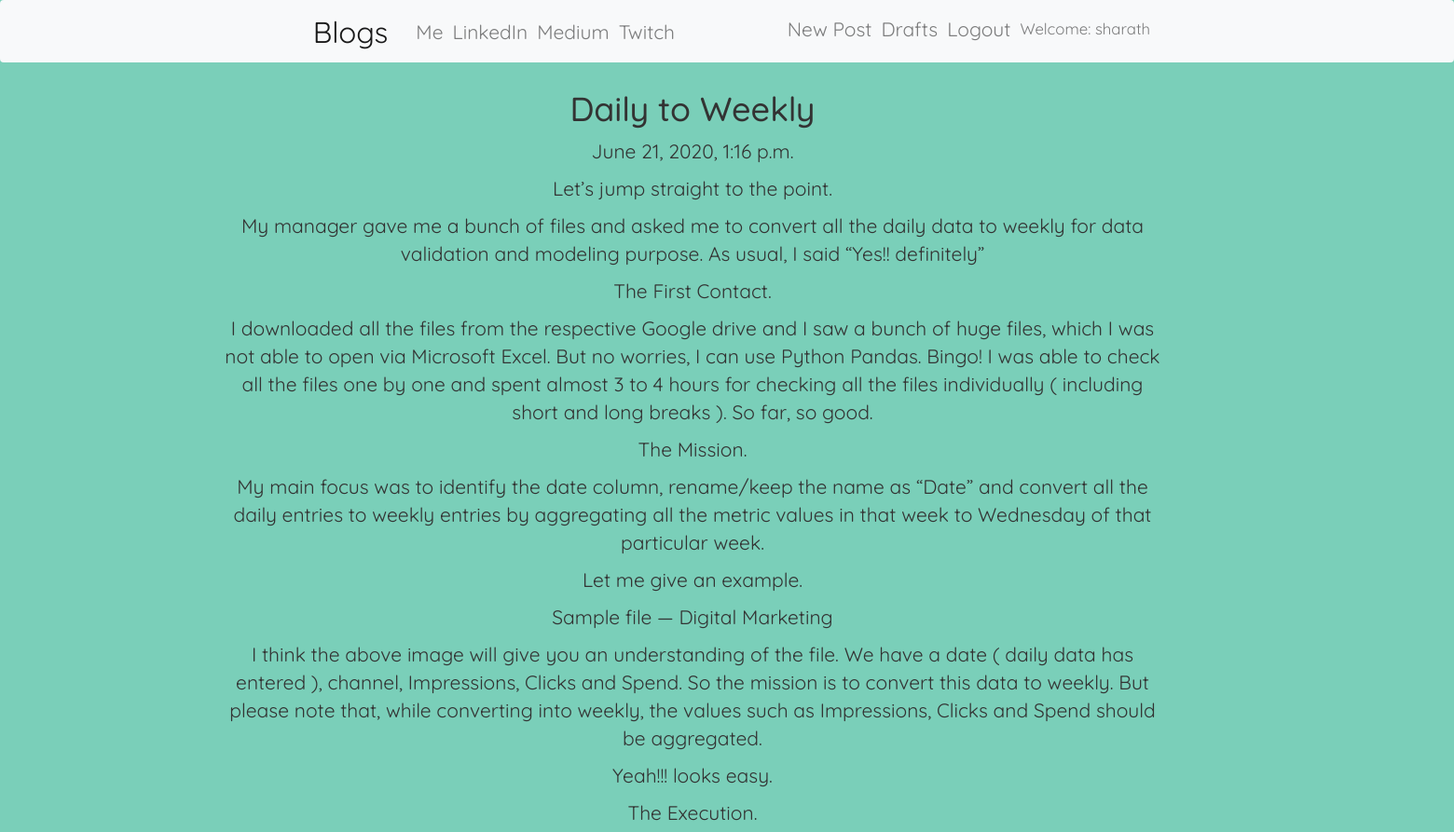
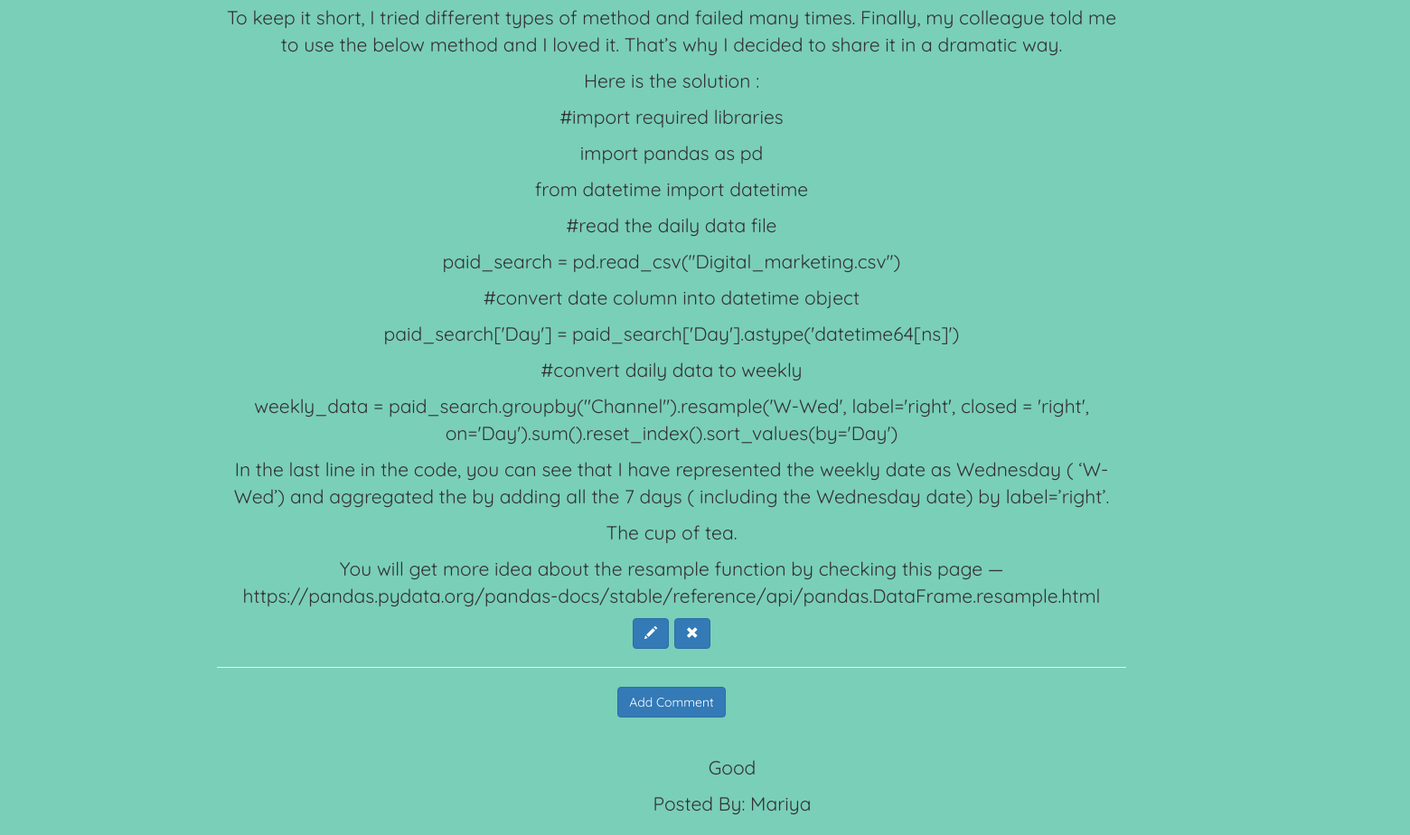
The app's page /post/9 (signed in) with its own data (2 pictures, top to bottom).
### blog/models.py (models this page shows, shortened)
class Post(models.Model):
    author = models.ForeignKey('auth.User',on_delete = models.CASCADE)
    title = models.CharField(max_length=200)
    text = models.TextField()
    create_date = models.DateTimeField(default=timezone.now)
    published_date = models.DateTimeField(blank=True,null=True)

class Comments(models.Model):
    post = models.ForeignKey('blog.Post',related_name='comments', on_delete=models.CASCADE)
    author = models.CharField(max_length=200)
    text = models.TextField()
    create_date = models.DateTimeField(default=timezone.now())
    approved_comment = models.BooleanField(default=False)

### blog/views.py (the view)
# urls.py: url(r'^post/(?P<pk>\d+)$',views.PostDetailView.as_view(),name='post_detail'),
class PostDetailView(DetailView):
    model = Post

### blog/templates/blog/post_detail.html (shortened to what this page needs)
{% extends "blog/base.html" %}
{% block content %}
  <h1 class="posttitle">{{post.title}}</h1>
    {% if post.published_date %}
      <div class="date postdate">
        {{post.published_date}}
      </div>
    {% else %}
      <a class="btn btn-default" href="{% url 'post_publish' pk=post.pk %}">Hit Publish</a>
    {% endif %}
    <p class='postcontent'>{{post.text|safe|linebreaksbr}}</p>
    {% if user.is_authenticated %}
      <a class="btn btn-primary" href="{% url 'post_edit' pk=post.pk %}">  <span class="glyphicon glyphicon-pencil"></span></a>
      <a class="btn btn-primary" href="{% url 'post_remove' pk=post.pk %}"><span class="glyphicon glyphicon-remove"></span></a>
    {% endif %}
    <hr>
    <a class="btn btn-primary btn-comment" href="{% url 'add_comment_to_post' pk=post.pk %}">Add Comment</a>
    <div class="container">
      {% for comment in post.comments.all %}
      <br>
        {% if user.is_authenticated or comment.approved_comment %}
            <p>{{comment.text|safe|linebreaks}}</p>
            <p>Posted By: {{comment.author}}</p>
        {% endif %}
      {% empty %}
        <p>No comments posted</p>
      {% endfor %}
    </div>
{% endblock %}

### blog/templates/blog/base.html (shortened to what this page needs)
<!DOCTYPE html>
{% load static %}
<html lang="en" dir="ltr">
  <head>
    <link rel="stylesheet" href="https://stackpath.bootstrapcdn.com/bootstrap/4.5.0/css/bootstrap.min.css">
      <link href="https://maxcdn.bootstrapcdn.com/font-awesome/4.7.0/css/font-awesome.min.css" rel="stylesheet">
      <link rel="stylesheet" href="https://maxcdn.bootstrapcdn.com/bootstrap/3.4.1/css/bootstrap.min.css">
      <link rel="stylesheet" href="//cdn.jsdelivr.net/medium-editor/latest/css/medium-editor.min.css" type="text/css" media="screen" charset="utf-8">
    <link rel="stylesheet" href="{% static 'css/blog.css' %}">
  </head>
  <body>
      <nav class="navbar navbar-expand-lg navbar-light bg-light techfont custom-navbar">
        <div class="container">
          <ul class="navbar-nav">
            <li>
              <a class="navbar-brand bigbrand" href="{% url 'post_list' %}">Blogs</a>
            </li>
            <li>
              <a class="nav-link" href="{% url 'about' %}">Me</a>
            </li>
            <li>
              <a class="nav-link" href="https://www.linkedin.com/in/sharathravi/">LinkedIn</a>
            </li>
            <li>
              <a class="nav-link" href="https://medium.com/@sharath.ravi">Medium</a>
            </li>
            <li>
              <a class="nav-link" href="https://www.twitch.tv/playbull007">Twitch</a>
            </li>
          </ul>
          <ul class="navbar-nav navbar-right">
            {% if user.is_authenticated %}
            <li>
              <a class="nav-link" href="{% url 'post_new' %}">New Post</a>
            </li>
            <li>
              <a class="nav-link" href="{% url 'post_draft_list' %}">Drafts</a>
            </li>
            <li>
              <a class="nav-link" href="{% url 'logout' %}">Logout</a>
            </li>
            <li>
              <a class="nav-link welcome">Welcome: {{user.username}}</a>
            </li>
              {% else %}
              <li>
                <a class="nav-link" href="{% url 'login' %}">
                  <span class='glyphicon glyphicon-sunglasses'></span>
                </a>
              </li>
            {% endif %}
          </ul>
      </div>
    </nav>
    <div class="content container techfont">
      <div class="rowo">
        <div class="col-md-8">
          <div class="blog_posts">
            {% block content %}
            {% endblock%}
          </div>
        </div>
      </div>
    </div>
</body>
</html>

### blog/static/css/blog.css (style rules this page uses)
.rowo { margin: auto; width: 140%; text-align: center; }
.techfont { font-family: 'Quicksand', sans-serif; font-size: 1.5em; margin-bottom: 10px; }
.bigbrand { font-size: 1.5em; }
.welcome { font-family: 'Quicksand', sans-serif; font-size: 0.8em; margin-bottom: 5px; }
body { background-color: #7acfb9; }

### records on screen
Post: title "Daily to Weekly", published_date "June 21, 2020, 1:16 p.m.", text "Let’s jump straight to the point. My manager gave me a bunch of files and asked me to convert all the daily data to weekly for data validation and modeling purpose. As usual, I said “Yes!! definitely” The First Contact. I downloaded all the files from the respective Google drive and I saw a bunch of huge files, which I was not able to open via Microsoft Excel. But no worries, I can use Python Pandas. Bingo! I was able to check all the files one by one and spent almost 3 to 4 hours for checking all the files individually ( including short and long breaks ). So far, so good. The Mission. My main focus was to identify the date column, rename/keep the name as “Date” and convert all the daily…"
Comments: text "Good", author "Mariya"

### other values on screen
{{ user.username }} "sharath"
